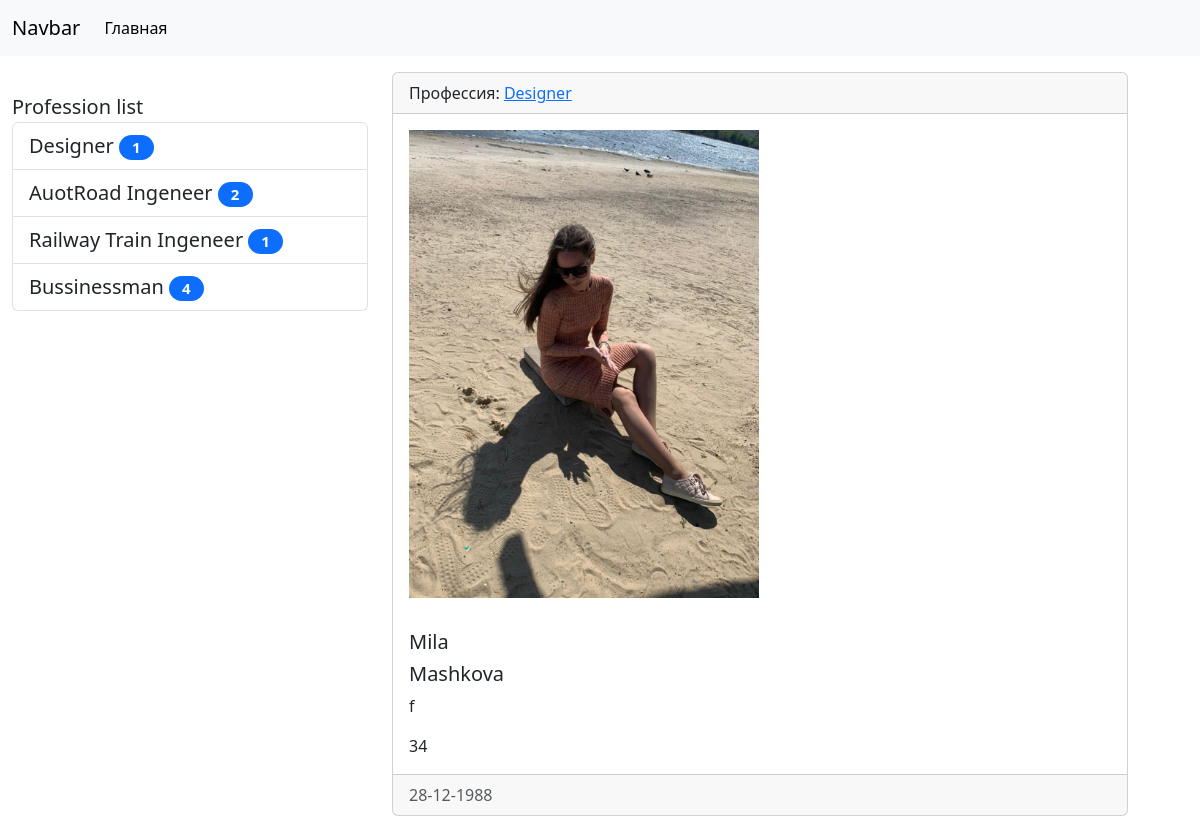
/human/2, run on the app's committed database.
### main/models.py (models this page shows, shortened)
class Profession(models.Model):
    title = models.CharField(max_length=100, db_index=True, verbose_name='Профессия')
    def get_absolut_url(self):
        return reverse_lazy('profession', kwargs={'pk': self.pk})
    class Meta:
        verbose_name = 'Профессия'
        verbose_name_plural = 'Профессии'
        ordering = ['title']

class Human(models.Model):
    human_choices = {'m': 'male',
                     'f': 'female'}
    name = models.CharField(max_length=50, verbose_name='Имя')
    last_name = models.CharField(max_length=50, verbose_name='Фамилия')
    sex = models.CharField(max_length=1, choices=human_choices, verbose_name='Пол')
    age = models.IntegerField(verbose_name='Возраст')
    born_at = models.DateField(verbose_name='Дата рождения')
    photo = models.ImageField(upload_to='media/%Y/%m/%d', null=True, default='Null', verbose_name='Фото')
    profession = models.ForeignKey('profession', on_delete=models.PROTECT, null=True, verbose_name='Профессия')
    class Meta:
        verbose_name = "Человек"
        verbose_name_plural = "Люди"
        ordering = ['-born_at']

### main/views.py (the view)
# urls.py: path('human/<int:pk>', ViewHuman.as_view(), name='view_human'),
class ViewHuman(DetailView):
    model = Human
    template_name = 'NewsProject/view_human.html'
    context_object_name = 'human_item'

### main/templatetags/newsproject_tags.py (called while the page is built)
@register.simple_tag(name='get_list_professions')
def get_professions():
    return Profession.objects.all()

@register.inclusion_tag('NewsProject/List_professions.html')
def show_professions(arg1='Profession', arg2='list'):
    professions = Profession.objects.annotate(cnt=Count('human')).filter(cnt__gt=0)
    return {'professions': professions, 'arg1': arg1, 'arg2': arg2}

### main/templates/NewsProject/view_human.html (shortened to what this page needs)
{% extends 'base.html' %}
{% block sidebar %}
{% include 'inc/_sidebar.html' %}
{% endblock %}
{% block content %}
<div class="card mb-3">
    <div class="card-header">
        Профессия: <a href="{{ human_item.profession.get_absolut_url }}">{{ human_item.profession.title }}</a>
    </div>
    <div class="card-body">
        {% if human_item.photo %}
        <img src="{{ human_item.photo.url }}" class='mr-3' width='350' alt="Photo">
        {% else %}
        <h6>Фото отсутствует</h6>
        {% endif %}
    </div>
    <div class="card-body">
        {% autoescape off %}
        <h5 class="card-title">{{ human_item.name }}</h5>
        {% endautoescape %}
        <h5 class="card-title">{{ human_item.last_name }}</h5>
        <p class="card-text">{{ human_item.sex }}</p>
        <p class="card-text">{{ human_item.age }}</p>
    </div>
    <div class="card-footer text-body-secondary">
        {{ human_item.born_at|date:'d-m-Y' }}
    </div>
</div>
{% endblock %}

### main/templates/NewsProject/List_professions.html
{% load newsproject_tags %}
<div class="list-group" style="height: 20px; margin-top: 20px; font-size: 20;">
    {{ arg1 }} {{ arg2 }}
    {% for pr in professions %}
    <a href="{{ pr.get_absolut_url }}" class="list-group-item list-group-item-action">{{ pr.title }}<span
            class="badge bg-primary rounded-pill"
            style="width: 35px; color: wight; margin-left: 5px;">{{ pr.cnt }}</span></a>
    {% endfor %}
</div>

### NewsProject/static/css/style.css (style rules this page uses)
body { backgroundcolor = #ccc; }

### data on the page
Profession: title "Designer", cnt "1"
Profession: title "AuotRoad Ingeneer", cnt "2"
Profession: title "Railway Train Ingeneer", cnt "1"
Profession: title "Bussinessman", cnt "4"
Human: profession "Designer", photo (picture), name "Mila", last_name "Mashkova", sex "f", age "34", born_at "28-12-1988"

### other printed values
{{ arg1 }} "Profession"
{{ arg2 }} "list"
